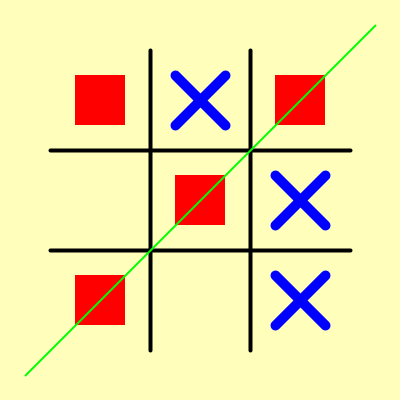
Frame 1 (no input)
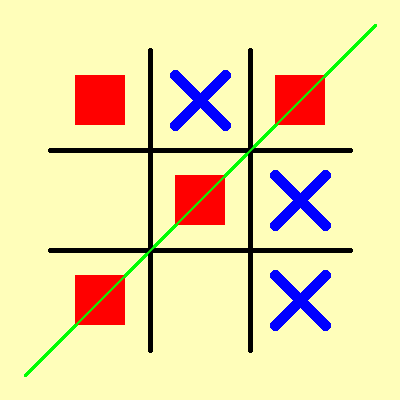
Frame 60 (the mouse pressed at the canvas centre just before this capture)
Frame 120 (the mouse held since frame 60 and released just before this capture): identical to frame 60, image omitted

The Processing sketch that drew these frames (run headless with seeded random() and noise(); from frame 60 on, the mouse is pressed at the canvas centre):

// Processing sketch: processing_60571
// ── processing_60571.pde

/* Exercise 2 */


/* FUNCTIONS */
void drawCross(int posX, int posY){
  strokeWeight(10);
  stroke(#0000ff);
  line(posX+0, posY+0, posX+50, posY+50);
  line(posX+50, posY+0, posX+0, posY+50);
}
/* END FUNCTIONS */

void setup(){
  smooth();
  size(400,400); 
  background(255,254,186);
}


/* Start main */
void draw(){
   
  /*** DRAW BOARD ***/
  strokeWeight(4);
  /* stroke 1 */  
  stroke(0);
  line(50,150,350,150);
  /* stroke 2 */
  stroke(0);
  line(50,250,350,250);
  /* stroke 3 */
  stroke(0);
  line(150,50,150,350);
  /* stroke 4 */
  stroke(0);
  line(250,50,250,350);
  /*** END BOARD ***/
  
  
  /*** SQUARES ***/
  noStroke();
  fill(#ff0000);
  rect(75,75,50,50);
  rect(275,75,50,50);
  rect(175,175,50,50);
  rect(75,275,50,50);
  /*** END SQUARES ***/
  
  
  /*** CROSSES ***/
 drawCross(175, 75);
 drawCross(275,275);
 drawCross(275,175);
  /*** END CROSSES ***/
  
  /*** WINNING STROKE ***/
  strokeWeight(2);
  stroke(#00ff00);
  line(25,375,375,25);
  /*** END WINNING STROKE ***/
  

}
